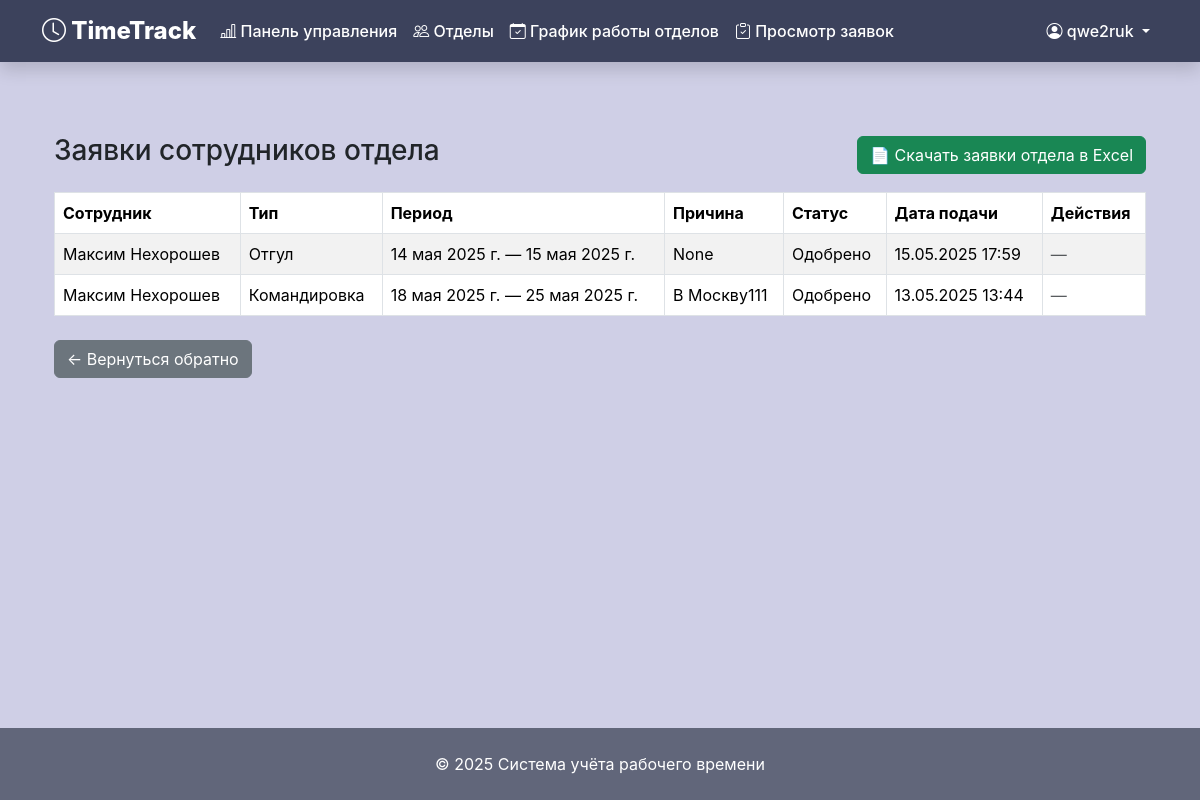
/leave/approval/ (signed in), run on an earlier commit of the app's database.
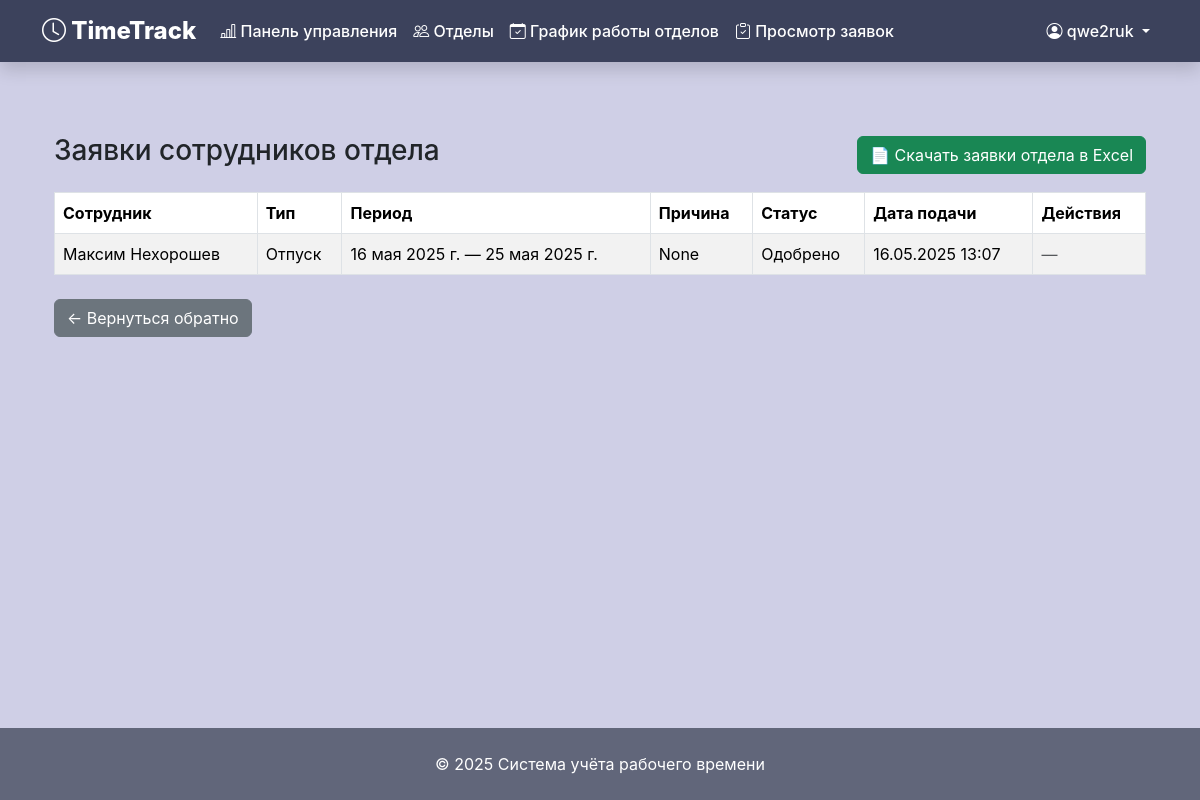
And on a later commit of the database.
### time_site/models.py (models this page shows, shortened)
class CustomUser(AbstractUser):
    email = models.EmailField(
        _('Электронная почта'),
        blank=False
    )
    ROLE_CHOICES = [
        ('Сотрудник', 'Сотрудник'),
        ('Руководитель', 'Руководитель'),
        ('Администратор', 'Администратор'),
    ]
    role = models.CharField(
        _('Роль'),
        max_length=50,
        choices=ROLE_CHOICES,
        default='Сотрудник'
    )
    post = models.CharField(
        _('Должность'),
        max_length=50,
        blank=True
    )
    hire_date = models.DateField(
        _('Дата приёма на работу'),
        default=timezone.now
    )
    phone = models.CharField(
        _('Телефон'),
        max_length=20,
        blank=True
    )
    description = models.TextField(
        _('Описание'),
        blank=True
    )
    department = models.ForeignKey(
        Department,
        on_delete=models.SET_NULL,
        null=True,
        blank=True,
        related_name='employees',
        verbose_name='Отдел'
    )
    is_active = models.BooleanField(
        _('Активен'),
        default=True
    )
    @property
    def is_manager(self):
        return self.role == 'Руководитель'
    class Meta:
        verbose_name = 'Пользователь'
        verbose_name_plural = 'Пользователи'

class LeaveRequest(models.Model):
    TYPE_CHOICES = [
        ('отпуск', 'Отпуск'),            # оплачивается
        ('отгул', 'Отгул'),              # не оплачивается
        ('командировка', 'Командировка'),# оплачивается
        ('больничный', 'Больничный'),    # оплачивается
        ('удалёнка', 'Удалёнка'),        # оплачивается
    ]
    STATUS_CHOICES = [
        ('на рассмотрении', 'На рассмотрении'),
        ('одобрено', 'Одобрено'),
        ('отклонено', 'Отклонено'),
    ]
    user = models.ForeignKey(settings.AUTH_USER_MODEL, on_delete=models.CASCADE)
    leave_type = models.CharField(max_length=20, choices=TYPE_CHOICES)
    start_date = models.DateField()
    end_date = models.DateField()
    reason = models.TextField(blank=True)
    status = models.CharField(max_length=20, choices=STATUS_CHOICES, default='на рассмотрении')
    submitted_at = models.DateTimeField(auto_now_add=True)
    class Meta:
        verbose_name = "Заявка"
        verbose_name_plural = "Заявки"
        ordering = ['-submitted_at']

### time_site/views/leave.py (the view)
# urls.py: path('leave/approval/', leave_approval_list_view, name='leave_approval_list'),
@login_required
def leave_approval_list_view(request):
    if not request.user.is_manager:
        return HttpResponseForbidden("Доступ запрещён")
    employees = CustomUser.objects.filter(department=request.user.department)
    leaves = LeaveRequest.objects.filter(user__in=employees).order_by('-submitted_at')
    return render(request, 'leave/leave_approval_list.html', {'leaves': leaves})

### time_site/templates/leave/leave_approval_list.html
{% extends 'base.html' %}
{% block content %}
<div class="container mt-4">
    <div class="d-flex justify-content-between align-items-center mb-3">
        <h3>Заявки сотрудников отдела</h3>
        <a href="{% url 'export_department_leaves_excel' %}" class="btn btn-success">
            📄 Скачать заявки отдела в Excel
        </a>
    </div>
    <table class="table table-striped table-bordered">
        <thead>
            <tr>
                <th>Сотрудник</th>
                <th>Тип</th>
                <th>Период</th>
                <th>Причина</th>
                <th>Статус</th>
                <th>Дата подачи</th>
                <th>Действия</th>
            </tr>
        </thead>
        <tbody>
            {% for leave in leaves %}
            <tr>
                <td>{{ leave.user.get_full_name|default:leave.user.username }}</td>
                <td>{{ leave.get_leave_type_display }}</td>
                <td>{{ leave.start_date }} — {{ leave.end_date }}</td>
                <td>{{ leave.reason }}</td>
                <td>{{ leave.get_status_display }}</td>
                <td>{{ leave.submitted_at|date:"d.m.Y H:i" }}</td>
                <td>
                    {% if leave.status == 'на рассмотрении' %}
                        <a href="{% url 'leave_approve' leave.pk %}" class="btn btn-success btn-sm">Одобрить</a>
                        <a href="{% url 'leave_reject' leave.pk %}" class="btn btn-danger btn-sm">Отклонить</a>
                    {% else %}
                        <span class="text-muted">—</span>
                    {% endif %}
                </td>
            </tr>
            {% empty %}
            <tr><td colspan="7">Нет заявок</td></tr>
            {% endfor %}
        </tbody>
    </table>
    <div class="mt-4">
        <a href="javascript:history.back()" class="btn btn-secondary">
            ← Вернуться обратно
        </a>
    </div>
</div>
{% endblock %}

### time_site/templates/base.html (shortened to what this page needs)
<!DOCTYPE html>
<html lang="ru">
<head>
    <link href="https://cdn.jsdelivr.net/npm/bootstrap@5.3.2/dist/css/bootstrap.min.css" rel="stylesheet">
    <link rel="stylesheet" href="https://cdn.jsdelivr.net/npm/bootstrap-icons@1.11.1/font/bootstrap-icons.min.css">
</head>
<body>
    <nav class="navbar navbar-expand-lg navbar-dark shadow" style="background-color: var(--header-bg);">
        <div class="container">
            <a class="navbar-brand" href="{% url 'home' %}">
                <i class="bi bi-clock"></i> TimeTrack
            </a>
            <div class="collapse navbar-collapse" id="navbarNav">
                {% if user.is_authenticated %}
                <ul class="navbar-nav me-auto mb-2 mb-lg-0">
                    <li class="nav-item">
                        <a class="nav-link" href="{% url 'my_statistics' %}">
                            <i class="bi bi-bar-chart-line"></i> Панель управления
                        </a>
                    </li>
                    <li class="nav-item">
                        <a class="nav-link" href="{% url 'department_list' %}">
                            <i class="bi bi-people"></i> Отделы
                        </a>
                    </li>
                    <li class="nav-item">
                        <a class="nav-link" href="{% url 'work_schedules' %}">
                            <i class="bi bi-calendar-check"></i> График работы отделов
                        </a>
                    </li>
                    {% if user.role == "Руководитель" %}
                    <li class="nav-item">
                        <a class="nav-link" href="{% url 'leave_approval_list' %}">
                            <i class="bi bi-clipboard-check"></i> Просмотр заявок
                        </a>
                    </li>
                    {% endif %}
                </ul>
                {% endif %}
                <ul class="navbar-nav ms-auto">
                    {% if user.is_authenticated %}
                    <li class="nav-item dropdown">
                        <a class="nav-link dropdown-toggle" href="#" id="navbarDropdown" role="button" data-bs-toggle="dropdown">
                            <i class="bi bi-person-circle"></i> {{ user.username }}
                        </a>
                    </li>
                    {% endif %}
                </ul>
            </div>
        </div>
    </nav>
    <main class="container my-5">
        {% block content %}{% endblock %}
    </main>
    <footer class="mt-auto">
        <div class="container text-center">
            <p class="text-white mb-0">© {% now "Y" %} Система учёта рабочего времени</p>
        </div>
    </footer>
</body>
</html>

### time_site/templates/base.html (style rules this page uses)
:root { --primary-color: #44557c; --secondary-color: #61667a; --accent-color: #5359b5; --background-color: #cfcfe6; --header-bg: #3c425c; }
body { background-color: var(--background-color); font-family: 'Nunito', -apple-system, BlinkMacSystemFont, sans-serif; min-height: 100vh; display: flex; flex-direction: column; }
.navbar-brand { font-weight: 800; font-size: 1.5rem; }
main { flex: 1; }
footer { background-color: var(--secondary-color); padding: 1.5rem 0; }
.navbar .nav-link { font-weight: 500; color: white; transition: color 0.3s; }

What changed in the data, as far as the page shows it:
removed LeaveRequest: user.get_full_name "Максим Нехорошев", leave_type "Отгул", start_date "14 мая 2025 г.", end_date "15 мая 2025 г.", reason "None", status "Одобрено", submitted_at "15.05.2025 17:59"
removed LeaveRequest: user.get_full_name "Максим Нехорошев", leave_type "Командировка", start_date "18 мая 2025 г.", end_date "25 мая 2025 г.", reason "В Москву111", status "Одобрено", submitted_at "13.05.2025 13:44"
added LeaveRequest: user.get_full_name "Максим Нехорошев", leave_type "Отпуск", start_date "16 мая 2025 г.", end_date "25 мая 2025 г.", reason "None", status "Одобрено", submitted_at "16.05.2025 13:07"
